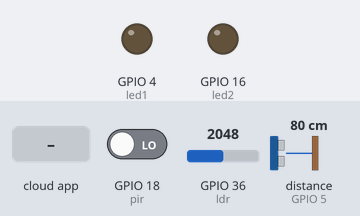
A sketch run on a simulated ESP32. Parts: output pins drawn as LEDs (lit = HIGH). The inputs (shaded band) are chosen by the test bench; at power-on: GPIO 18 (pir) LOW, GPIO 36 (ldr) = 2048, distance to the obstacle (sensor on GPIO 5) 80 cm. The echo pulse lasts 58.3 µs per cm; WiFi joins after 1.5 s; servers stay silent unless stated; the Firebase database answers and starts empty; what the sketch prints to the serial monitor is not drawn.

Above: at 2.7 s.
2.8 s: the phone or cloud app sets lampu1 to 1
At 3.3 s:
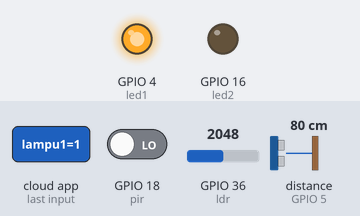
4.4 s: the phone or cloud app sets lampu2 to 1
At 5.7 s:
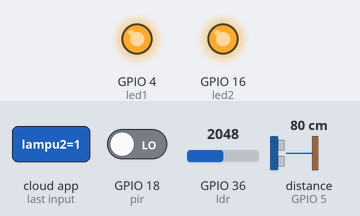
6.2 s: the phone or cloud app sets lampu1 to 0
At 7.4 s:
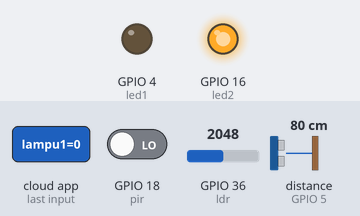
8.4 s: the phone or cloud app sets lampu2 to 0
At 9.8 s:
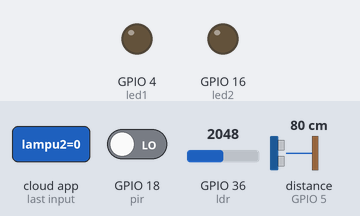
Timing chart, 0 to 11.2 s (numbered marks = the images above; inputs shaded):
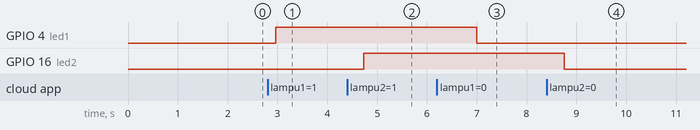

Measured:
- after the input at 2.8 s, GPIO 4 (led1): LOW → HIGH after 0.17 s
- after the input at 4.4 s, GPIO 16 (led2): LOW → HIGH after 0.33 s
- after the input at 6.2 s, GPIO 4 (led1): HIGH → LOW after 0.80 s
- after the input at 8.4 s, GPIO 16 (led2): HIGH → LOW after 0.36 s

The sketch:

BasicSentDataFirebase.ino
```cpp
#include <WiFi.h>
#include <HCSR04.h>

#include "FirebaseESP32.h"

#define FIREBASE_HOST ""
#define FIREBASE_AUTH ""
#define WIFI_SSID ""
#define WIFI_PASSWORD ""

UltraSonicDistanceSensor distanceSensor(17,5);//initialisation class HCSR04 (trig pin , echo pin)

#define led1 4
#define led2 16
#define ldr 36
#define pir 18

FirebaseData firebaseData;

String path = "/Node1";
int oldDistance;
int newDistance;

int oldAdcLdr;
int newAdcLdr;

int stateMotion = LOW;             // default tidak ada gerakan
int valMotion = 0;

void setup() {
  // put your setup code here, to run once:
  Serial.begin(115200);

  pinMode(led1,OUTPUT);
  pinMode(led2,OUTPUT);
  pinMode(ldr,INPUT);
  pinMode(pir,INPUT);

  initWifi();

  oldDistance = distanceSensor.measureDistanceCm();
  oldAdcLdr = analogRead(ldr);
}

void loop() {
  // put your main code here, to run repeatedly:
  delay(500);

  valMotion = digitalRead(pir);   // read sensor value
  if (valMotion == HIGH) {           // check if the sensor is HIGH
    if (stateMotion == LOW) {
      Firebase.setInt(firebaseData, path + "/pir", 1);
      stateMotion = HIGH;       // update variable state to HIGH
    }
  }
  else {
    if (stateMotion == HIGH){
      Firebase.setInt(firebaseData, path + "/pir", 0);
      stateMotion = LOW;       // update variable state to LOW
    }
  }

  //ambil nilai dari sensor ultarsonic dan kirim ke firebase
  newDistance = distanceSensor.measureDistanceCm();
  Serial.println(newDistance);
  if(newDistance != oldDistance){
    Firebase.setInt(firebaseData, path + "/distance", newDistance);
    oldDistance = newDistance;
  }

  //ambil nilai dari sensor LDR dan kirim ke firebase
  newAdcLdr = analogRead(ldr);
  Serial.println(newAdcLdr);
  if(newAdcLdr != oldAdcLdr){
    Firebase.setDouble(firebaseData, path + "/ldr", newAdcLdr);
    oldAdcLdr = newAdcLdr;
  }

  //get value /Node1/lampu1
  if(Firebase.getInt(firebaseData, path + "/lampu1")){
    /*Serial.println("PASSED");
    Serial.println("PATH: " + firebaseData.dataPath());
    Serial.println("TYPE: " + firebaseData.dataType());
    Serial.println("ETag: " + firebaseData.ETag());
    Serial.print("VALUE: ");
    Serial.println(firebaseData.intData());
    */
    if(firebaseData.intData() == 0)
      digitalWrite(led1,0);
    else
      digitalWrite(led1,1);
  }


  //get value /Node1/lampu2
  if(Firebase.getInt(firebaseData, path + "/lampu2")){
    /*Serial.println("PASSED");
    Serial.println("PATH: " + firebaseData.dataPath());
    Serial.println("TYPE: " + firebaseData.dataType());
    Serial.println("ETag: " + firebaseData.ETag());
    Serial.print("VALUE: ");
    Serial.println(firebaseData.intData());
    */
    if(firebaseData.intData() == 0)
      digitalWrite(led2,0);
    else
      digitalWrite(led2,1);
  }
}

void initWifi(){
  WiFi.begin(WIFI_SSID, WIFI_PASSWORD);
  Serial.print("Connecting to Wi-Fi");
  while (WiFi.status() != WL_CONNECTED)
  {
    Serial.print(".");
    delay(300);
  }
  Serial.println();
  Serial.print("Connected with IP: ");
  Serial.println(WiFi.localIP());
  Serial.println();

  Firebase.begin(FIREBASE_HOST, FIREBASE_AUTH);
  Firebase.reconnectWiFi(true);

  //Set database read timeout to 1 minute (max 15 minutes)
  Firebase.setReadTimeout(firebaseData, 1000 * 60);
  //tiny, small, medium, large and unlimited.
  //Size and its write timeout e.g. tiny (1s), small (10s), medium (30s) and large (60s).
  Firebase.setwriteSizeLimit(firebaseData, "tiny");
}
```
